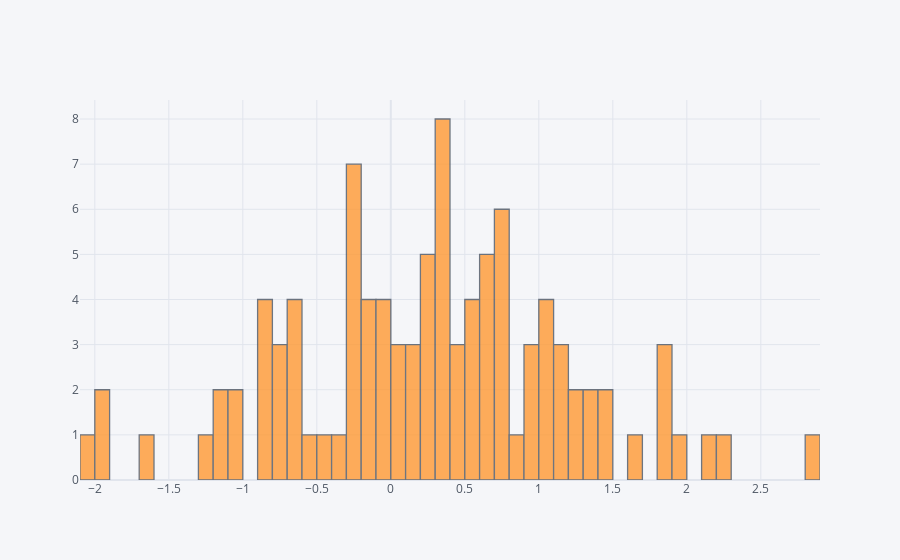

The cell this chart's notebook holds for it:
### Code cell
df['A'].iplot(kind='hist', bins=50)

### Figure 1 — Plotly figure (JSON) as saved in the notebook; plotly's stock layout.template omitted (floating-point values rounded to 4 significant figures)
{"data": [{"histfunc": "count", "histnorm": "", "marker": {"color": "rgba(255, 153, 51, 1.0)", "line": {"color": "#4D5663", "width": 1.3}}, "name": "A", "nbinsx": 50, "opacity": 0.8, "orientation": "v", "type": "histogram", "x": [-1.982, -2.087, 1.861, 1.057, 0.5416, 0.9244, -0.7652, 0.1664, 0.6801, -0.113, 2.101, 0.7445, 1.875, 0.2165, 0.6807, 0.3106, 1.396, -0.1218, 1.339, 0.3315, -0.2196, 1.193, 1.115, -1.94, 0.4379, -0.5921, 0.1449, 0.01993, -0.2849, 0.8951, 0.3151, 0.124, 0.4044, 0.3035, -0.7225, 0.2213, 0.5938, 0.3923, 1.806, -1.167, -0.299, 0.3751, 1.186, 0.7338, 1.051, 0.3417, 0.3928, -1.004, -0.1858, 0.6607, 1.049, -0.3588, 0.758, 0.5993, 0.6405, -0.02507, 1.998, -1.674, -0.8601, 0.04993, 0.7738, 1.472, 1.23, -0.02645, 0.2288, -0.2583, -1.023, 2.26, -0.6918, -0.1249, -0.04721, 0.9907, -0.6712, 0.7116, -1.205, 1.694, 2.873, 0.5475, -0.09184, -0.4391, -0.8732, 0.2487, -0.2041, -1.136, 1.211, -0.8193, 0.66, -0.2542, 1.433, -0.6692, 0.4032, -0.8208, -0.2857, -0.7, 0.7928, 0.954, 0.2622, 1.081, 0.09841, -0.7566]}], "layout": {"barmode": "overlay", "legend": {"bgcolor": "#F5F6F9", "font": {"color": "#4D5663"}}, "paper_bgcolor": "#F5F6F9", "plot_bgcolor": "#F5F6F9", "title": {"font": {"color": "#4D5663"}}, "xaxis": {"gridcolor": "#E1E5ED", "showgrid": true, "tickfont": {"color": "#4D5663"}, "title": {"font": {"color": "#4D5663"}, "text": ""}, "zerolinecolor": "#E1E5ED"}, "yaxis": {"gridcolor": "#E1E5ED", "showgrid": true, "tickfont": {"color": "#4D5663"}, "title": {"font": {"color": "#4D5663"}, "text": ""}, "zerolinecolor": "#E1E5ED"}}}
